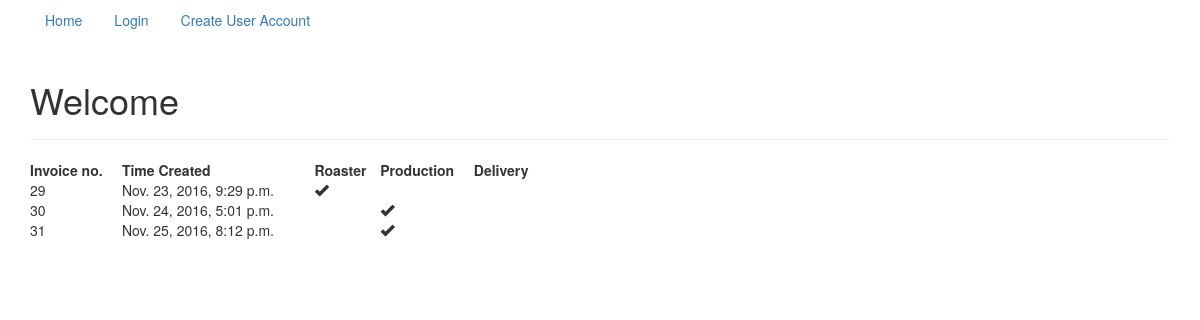
Before: / with the older database file.
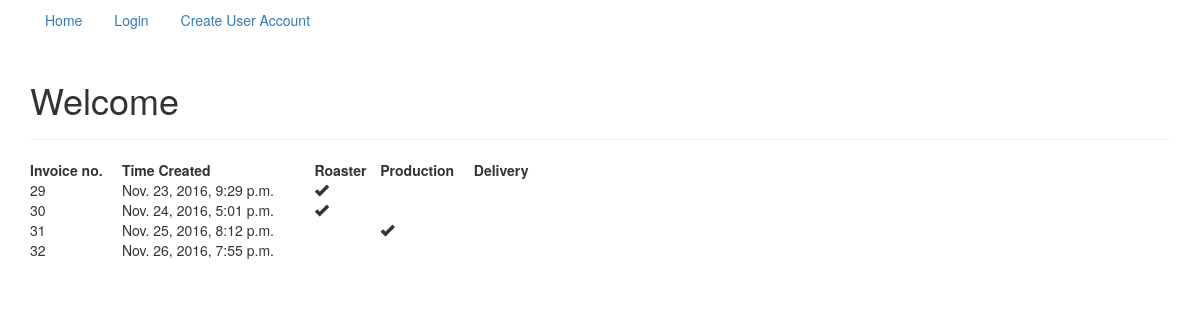
After: the same page with the newer database file.
### app/models.py (models this page shows, shortened)
class Invoice(models.Model):
    customer = models.CharField(max_length=50)
    time_created = models.DateTimeField(auto_now_add=True)
    roaster_seen = models.BooleanField(default=False)
    production_seen = models.BooleanField(default=False)
    shipping_seen = models.BooleanField(default=False)
    roaster_complete = models.BooleanField(default=False)
    production_complete = models.BooleanField(default=False)
    shipping_complete = models.BooleanField(default=False)

### app/views.py (the view)
# urls.py: url(r'^$', IndexView.as_view(), name="index_view"),
class IndexView(ListView):
    model = Invoice

### templates/app/invoice_list.html (shortened to what this page needs)
{% extends 'base.html' %}
{% block content %}
<div class="container">
<div class="page-header" >
  <h1>Welcome</h1>
</div>
</div>
<div style="height:100px;overflow:auto;" class="container">
<table style="width:45%">
  <tr>
    <th>Invoice no. </th>
    <th>Time Created</th>
    <th>Roaster</th>
    <th>Production</th>
    <th>Delivery</th>
  </tr>
{% for invoice in object_list %}
  <tr>
    <td>{{invoice.id}}</td>
    <td>{{invoice.time_created}}</td>
    <td><div class="">
      {% if invoice.roaster_seen %}
       <span class="glyphicon glyphicon-ok" aria-hidden="true"></span>
      {% endif %}
    </div></td>
    <td><div class="">
      {% if invoice.production_seen %}
       <span class="glyphicon glyphicon-ok" aria-hidden="true"></span>
      {% endif %}
    </div></td>
    <td></td>
  </tr>
{% endfor %}
</table>
</div>
{% endblock %}

Changed rows visible on the page:
changed Invoice "Nov. 24, 2016, 5:01 p.m.": roaster_seen False → True (drawn); production_seen True → False (drawn)
added Invoice: id "32", time_created "Nov. 26, 2016, 7:55 p.m."
